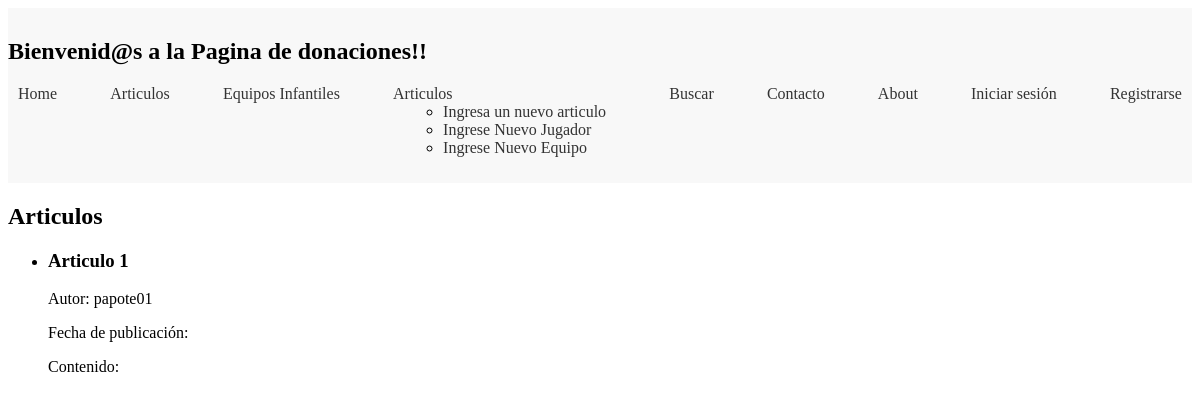
The app's page /articulos/, older data.
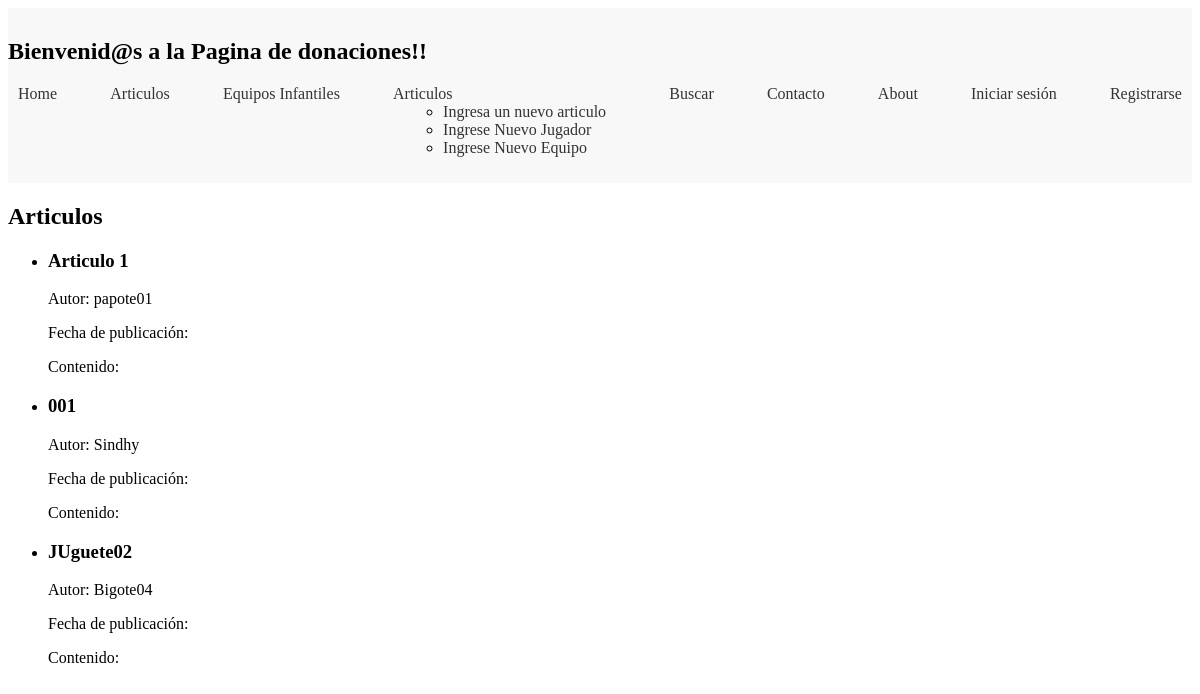
The same page, newer data.
### MyAPP/models.py (models this page shows, shortened)
class Articulo(models.Model):
    titulo = models.CharField(max_length=200)
    juguete = models.CharField(max_length=200)
    subtitulo = models.CharField(max_length=200)
    cuerpo = models.TextField()
    autor = models.ForeignKey(User, on_delete=models.CASCADE)
    fecha = models.DateTimeField(auto_now_add=True)
    imagen = models.ImageField(upload_to='articulos/', blank=True, null=True)
    proyecto = models.ForeignKey(Proyecto, on_delete=models.CASCADE)

### MyAPP/views.py (the view)
# urls.py: path('articulos/', views.lista_articulos, name='lista_articulos'),
def lista_articulos(request):
    articulos = Articulo.objects.all()
    contexto = {'articulos': articulos}
    return render(request, 'lista_articulos.html', contexto)

### MyAPP/templates/lista_articulos.html
{% extends 'base.html' %}
{% block content %}
  <h2>Articulos</h2>
  <ul>
    {% for articulo in articulos %}
      <li>
        <h3>{{ articulo.titulo }}</h3>
        <p>Autor: {{ articulo.autor }}</p>
        <p>Fecha de publicación: {{ articulo.fecha_publicacion }}</p>
        <p>Contenido: {{ articulo.contenido }}</p>
      </li>
    {% empty %}
      <li>No hay artículos disponibles.</li>
    {% endfor %}
  </ul>
{% endblock %}

Row changes from the older to the newer data that the page shows:
added Articulo: titulo "001", autor "Sindhy"
added Articulo: titulo "JUguete02", autor "Bigote04"
